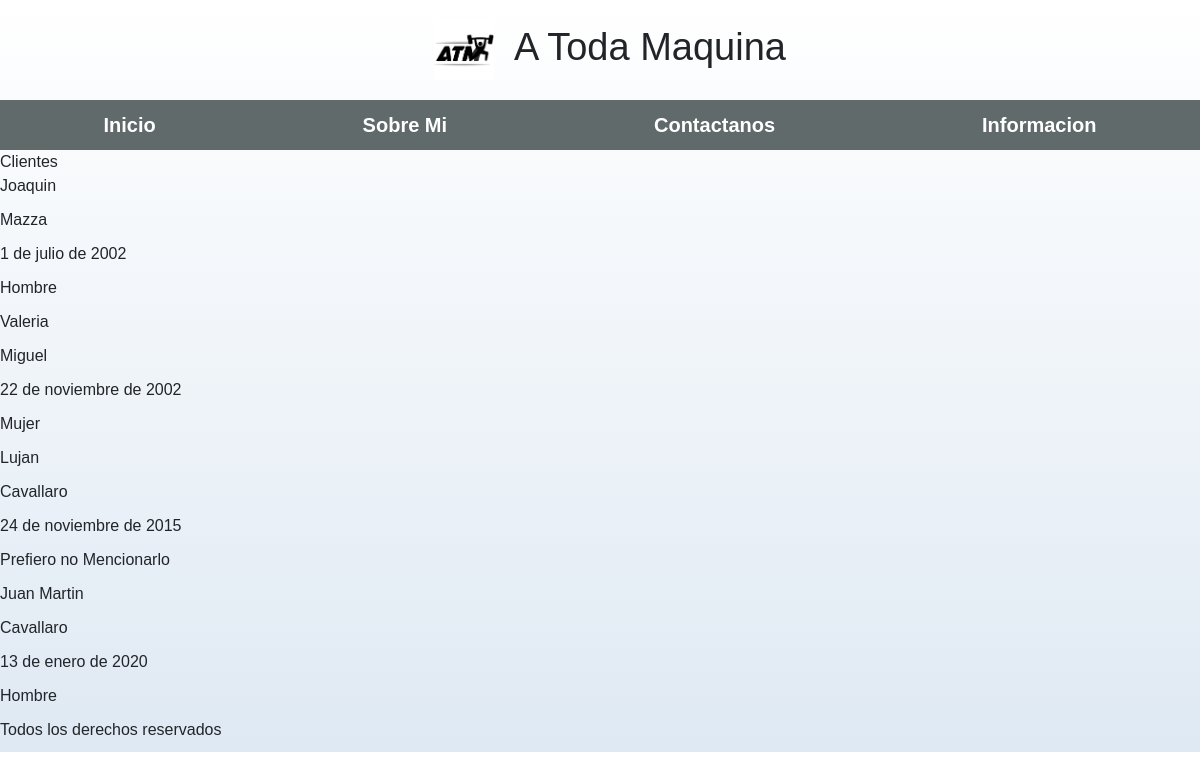
The page /cliente/ on the database as committed earlier.
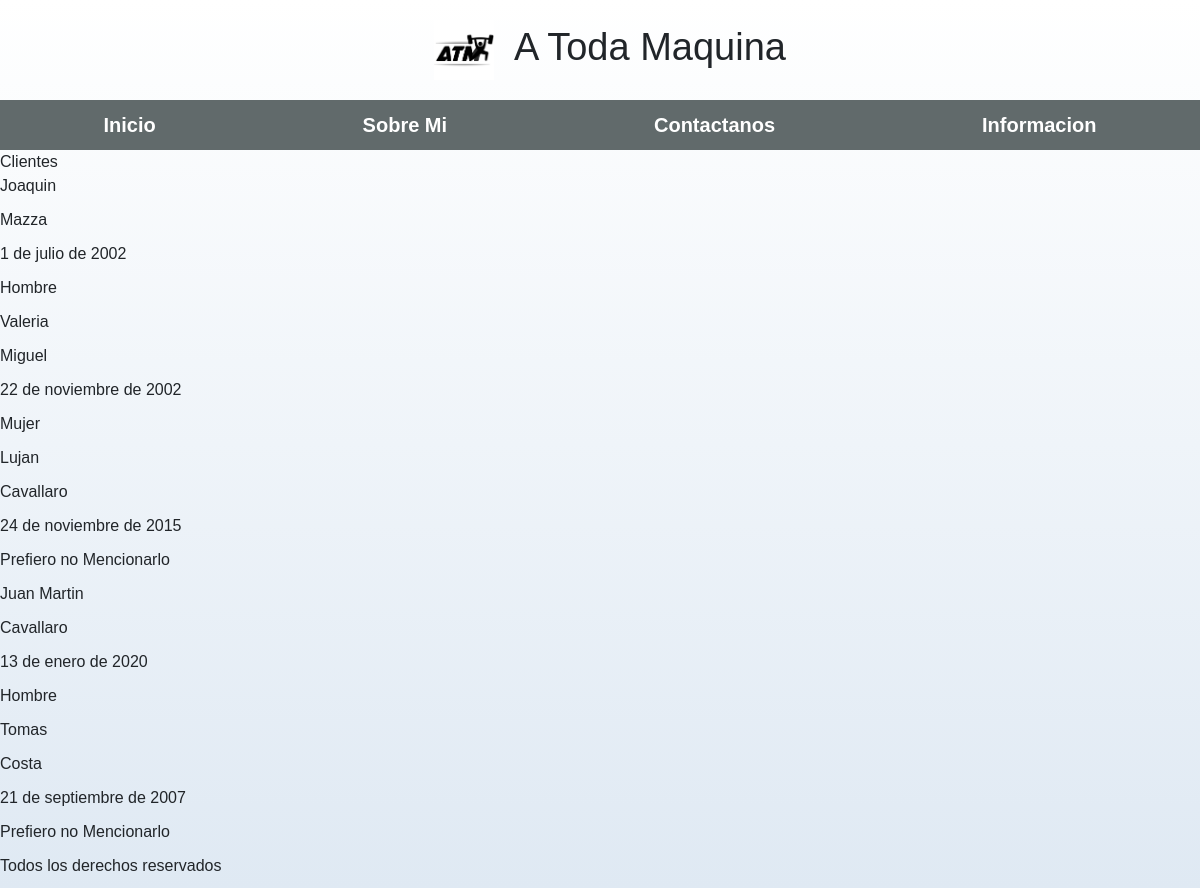
The same page on the database as committed later.
### apps/cliente/models.py (models this page shows, shortened)
class Cliente(models.Model):
    nombre = models.CharField(max_length=50)
    apellido = models.CharField(max_length=50)
    nacimiento = models.DateField(null=True)
    sexo_id = models.ForeignKey(Sexo, on_delete=models.SET_NULL, null=True)

class Sexo(models.Model):
    nombre = models.CharField(max_length=50)
    def __str__(self):
        return self.nombre

### apps/cliente/views.py (the view)
# urls.py: path("", home, name="home"),
def home(request):
    clientes_registros = Cliente.objects.all()
    contexto = {"clientes": clientes_registros}
    return render(request, "cliente/index.html", contexto)

### apps/cliente/templates/cliente/index.html
{% extends 'Home/base.html' %}
    {% block INDEX_TITULO %} Clientes {% endblock INDEX_TITULO %}
    {% block INDEX_CONTENIDO %}
        {% for cliente in clientes %}
            <p>{{ cliente.nombre }}</p>
            <p>{{ cliente.apellido }}</p>
            <p>{{ cliente.nacimiento }}</p>
            <p>{{ cliente.sexo_id }}</p>
        {% endfor %}
    {% endblock INDEX_CONTENIDO %}

### apps/Home/templates/Home/base.html (shortened to what this page needs)
{% load static %}
<!DOCTYPE html>
<html lang="es">
    <head>
        <link href="https://cdn.jsdelivr.net/npm/bootstrap@5.3.0/dist/css/bootstrap.min.css" rel="stylesheet">
        <link rel="stylesheet" href="{% static 'Home/css/styles.css' %}" />
    </head>
    <body>
        {% include 'Home/header.html' %}
        {% include 'Home/navbar.html' %}
        {% block BASE_CONTENIDO %}
            {% block INDEX_TITULO %}{% endblock INDEX_TITULO %}
            {% block INDEX_CONTENIDO %}{% endblock INDEX_CONTENIDO %}
        {% endblock BASE_CONTENIDO %}
        {% include 'Home/footer.html' %}
    </body>
</html>

### apps/Home/templates/Home/header.html
{% load static %}
<header>
    <div class="logo">
    <a href="{% url 'Home:home' %}">
        <img src="{% static 'Home/assets/img/icono.png' %}" alt="Logo">
    </a>
    <h1>A Toda Maquina</h1>
    </div>
</header>

### apps/Home/templates/Home/navbar.html
<div class="nav-bg">
    <nav class="navegacion-principal contenedor">
        <a href="{% url 'Home:home' %}">Inicio</a>
        <a href="#">Sobre Mi</a>
        <a href="{% url 'cliente:registrarFormulario' %}">Contactanos</a>
        <a href="{% url 'cliente:home' %}">Informacion</a>
    </nav>
</div>

### apps/Home/templates/Home/footer.html
<footer>
    <p>Todos los derechos reservados</p>
</footer>

### apps/Home/static/Home/css/styles.css (style rules this page uses)
:root { --blanco: #ffffff; --negro: #212121; --gris: #757575; }
html { font-size: 62.5%; box-sizing: border-box; scroll-snap-type: y mandatory; }
body { font-size: 16px; font-family: Arial, Helvetica, sans-serif; background-image: linear-gradient(to top, #dfe9f3 0%, var(--blanco) 100%); }
h1 { font-size: 3.8rem; }
h1, h2, h3 { text-align: center; }
.logo { display: flex; justify-content: center; align-items: center; }
.logo img { width: 10rem; height: auto; padding: 2rem; }
.nav-bg { background-color: #616A6B; }
.navegacion-principal { display: flex; flex-direction: column; }
@media (min-width: 768px) { .navegacion-principal { flex-direction: row; align-items: center; justify-content: space-around; } }
.navegacion-principal a { display: block; text-align: center; color: var(--blanco); text-decoration: none; font-size: 2rem; font-weight: 700; padding: 1rem; }

Rows that differ between the two databases and show on the page:
added Cliente: nombre "Tomas", apellido "Costa", nacimiento "21 de septiembre de 2007", sexo_id "Prefiero no Mencionarlo"
